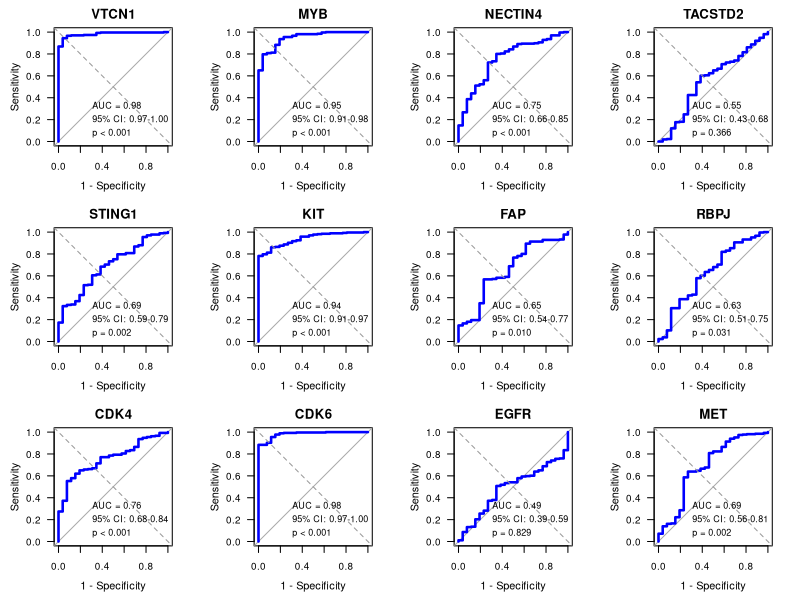

The R script that drew this image:
############################################################
# ACC - ROC ANALYSIS: TUMOR vs NORMAL
#
# Genes:
# VTCN1, MYB, NECTIN4, TACSTD2, STING1, KIT,
# FAP, RBPJ, CDK4, CDK6, EGFR, MET
#
# OUTPUT:
# 1. ACC_ROC_panel.pdf
# 2. ACC_ROC_AUC_results.csv
############################################################


############################################################
# 1. PACKAGES
############################################################

if (!requireNamespace("pROC", quietly = TRUE)) {
  install.packages("pROC")
}

library(pROC)


############################################################
# 2. IMPORT DATA
############################################################
data <- read.delim(
  "ACC292_genes.txt",
  header = TRUE,
  sep = "\t",
  check.names = FALSE,
  stringsAsFactors = FALSE
)


############################################################
# 3. GENES TO ANALYSE
############################################################

genes <- c(
  "VTCN1",
  "MYB",
  "NECTIN4",
  "TACSTD2",
  "STING1",
  "KIT",
  "FAP",
  "RBPJ",
  "CDK4",
  "CDK6",
  "EGFR",
  "MET"
)


############################################################
# 4. DEFINE TUMOR / NORMAL GROUP
############################################################

data$Group <- factor(
  data[["Covariate 1"]],
  levels = c("norm", "tum")
)

# Check sample numbers
print(table(data$Group))


############################################################
# 5. ROC ANALYSIS
############################################################

results <- data.frame()

roc_list <- list()


for (gene in genes) {

  # Select samples without missing values
  tmp <- data[
    !is.na(data[[gene]]) &
    !is.na(data$Group),
    c(gene, "Group")
  ]

  ##########################################################
  # ROC curve
  ##########################################################

  roc_obj <- roc(
    response = tmp$Group,
    predictor = tmp[[gene]],
    levels = c("norm", "tum"),
    direction = "auto",
    quiet = TRUE
  )

  roc_list[[gene]] <- roc_obj


  ##########################################################
  # AUC
  ##########################################################

  auc_value <- as.numeric(
    auc(roc_obj)
  )


  ##########################################################
  # 95% CI OF AUC - DeLong method
  ##########################################################

  auc_ci <- ci.auc(
    roc_obj,
    method = "delong"
  )


  ##########################################################
  # P-VALUE: Wilcoxon rank-sum test
  ##########################################################

  wtest <- wilcox.test(
    tmp[[gene]] ~ tmp$Group,
    exact = FALSE
  )


  ##########################################################
  # MEDIANS
  ##########################################################

  median_norm <- median(
    tmp[tmp$Group == "norm", gene],
    na.rm = TRUE
  )

  median_tum <- median(
    tmp[tmp$Group == "tum", gene],
    na.rm = TRUE
  )


  ##########################################################
  # EXPRESSION DIRECTION
  ##########################################################

  expression_direction <- ifelse(
    median_tum > median_norm,
    "Higher in tumor",
    "Lower in tumor"
  )


  ##########################################################
  # SAVE RESULTS
  ##########################################################

  results <- rbind(
    results,
    data.frame(
      Gene = gene,
      AUC = auc_value,
      CI_low = as.numeric(auc_ci[1]),
      CI_high = as.numeric(auc_ci[3]),
      P_value = wtest$p.value,
      Median_normal = median_norm,
      Median_tumor = median_tum,
      Direction = expression_direction
    )
  )
}


############################################################
# 6. FDR CORRECTION
############################################################

results$FDR_BH <- p.adjust(
  results$P_value,
  method = "BH"
)


############################################################
# 7. FORMAT RESULTS
############################################################

results$AUC <- round(
  results$AUC,
  3
)

results$CI_low <- round(
  results$CI_low,
  3
)

results$CI_high <- round(
  results$CI_high,
  3
)

results$Median_normal <- round(
  results$Median_normal,
  3
)

results$Median_tumor <- round(
  results$Median_tumor,
  3
)


############################################################
# CREATE 95% CI COLUMN
############################################################

results$CI_95 <- paste0(
  sprintf("%.3f", results$CI_low),
  " - ",
  sprintf("%.3f", results$CI_high)
)


############################################################
# FINAL TABLE
############################################################

final_table <- results[, c(
  "Gene",
  "AUC",
  "CI_95",
  "P_value",
  "FDR_BH",
  "Median_normal",
  "Median_tumor",
  "Direction"
)]


############################################################
# ORDER BY AUC
############################################################

final_table <- final_table[
  order(
    final_table$AUC,
    decreasing = TRUE
  ),
]


############################################################
# PRINT TABLE
############################################################

print(final_table)


############################################################
# 8. EXPORT TABLE
############################################################

write.csv(
  final_table,
  file = "ACC_ROC_AUC_results.csv",
  row.names = FALSE
)

write.table(
  final_table,
  file = "ACC_ROC_AUC_results.txt",
  sep = "\t",
  quote = FALSE,
  row.names = FALSE
)


############################################################
# 9. ROC PANEL IN PDF
############################################################

pdf(
  file = "ACC_ROC_panel.pdf",
  width = 12,
  height = 9,
  onefile = TRUE
)


############################################################
# PANEL: 3 ROWS x 4 COLUMNS
############################################################

par(
  mfrow = c(3, 4),
  mar = c(4.5, 4.5, 3.5, 1.5),
  mgp = c(2.5, 0.8, 0),
  las = 1
)


############################################################
# PLOT EACH ROC
############################################################

for (gene in genes) {

  roc_obj <- roc_list[[gene]]

  row_gene <- results[
    results$Gene == gene,
  ]


  ##########################################################
  # ROC PLOT - BLUE CURVE
  ##########################################################

  plot(
    roc_obj,
    legacy.axes = TRUE,

    col = "blue",
    lwd = 2.5,

    main = gene,

    xlab = "1 - Specificity",
    ylab = "Sensitivity",

    cex.main = 1.2,
    cex.lab = 1.0,
    cex.axis = 0.9,

    print.auc = FALSE
  )


  ##########################################################
  # REFERENCE DIAGONAL
  ##########################################################

  abline(
    a = 0,
    b = 1,
    lty = 2,
    lwd = 1,
    col = "grey60"
  )


  ##########################################################
  # P-VALUE LABEL
  ##########################################################

  if (row_gene$P_value < 0.001) {

    p_label <- "p < 0.001"

  } else {

    p_label <- paste0(
      "p = ",
      sprintf(
        "%.3f",
        row_gene$P_value
      )
    )
  }


  ##########################################################
  # TEXT: AUC + CI + P-VALUE
  ##########################################################

  legend(
    "bottomright",

    legend = c(

      paste0(
        "AUC = ",
        sprintf(
          "%.2f",
          row_gene$AUC
        )
      ),

      paste0(
        "95% CI: ",
        sprintf(
          "%.2f",
          row_gene$CI_low
        ),
        "-",
        sprintf(
          "%.2f",
          row_gene$CI_high
        )
      ),

      p_label
    ),

    bty = "n",
    cex = 0.82
  )
}


############################################################
# CLOSE PDF
############################################################

dev.off()


############################################################
# 10. MESSAGE
############################################################

cat(
  "\nAnalysis completed.\n",
  "ROC panel saved as: ACC_ROC_panel.pdf\n",
  "Results saved as: ACC_ROC_AUC_results.csv\n"
)
